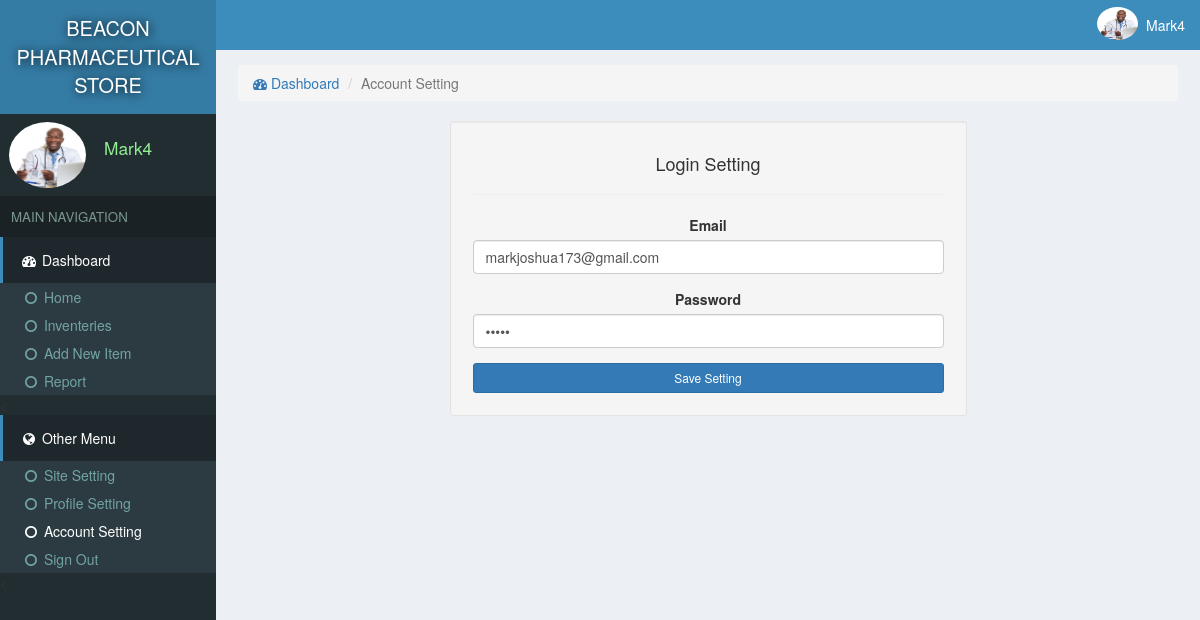
/medical/accountSetting.php (signed in), run on the app's committed database.
### tables this page shows
CREATE TABLE `site` (
  `id` int(11) NOT NULL,
  `title` varchar(222) NOT NULL,
  `name` varchar(222) NOT NULL
);

CREATE TABLE `users` (
  `id` int(11) NOT NULL,
  `email` varchar(222) NOT NULL,
  `password` varchar(222) NOT NULL,
  `name` varchar(222) NOT NULL,
  `pic` varchar(222) NOT NULL,
  `number` varchar(222) NOT NULL,
  `date` timestamp NOT NULL DEFAULT CURRENT_TIMESTAMP
);

### medical/assets/function.php (called while the page is built, shortened)
<?php
function siteName()
{
	global $con;
	$array = $con->query("select * from site where id='1'");
	$row = $array->fetch_assoc();
	return $row['name'];
}
 ?>

### medical/assets/db.php (called while the page is built, shortened)
<?php
    $serverName = "localhost";
    $userName = "root";
    $password = "amedari4";
    $dbName = "medical";
    $con = mysqli_connect($serverName, $userName, $password, $dbName);
    $array = $con->query("select * from users where id ='$_SESSION[userId]'");
    $user = $array->fetch_assoc();
?>

### medical/accountSetting.php (the view, shortened to what this page needs)
<?php require "assets/function.php" ?>
<?php require 'assets/db.php';?>
<!DOCTYPE html>
<html>
<head>
  <?php require "assets/autoloader.php" ?>
</head>
<body style="background: #ECF0F5;padding:0;margin:0">
<div class="dashboard" style="position: fixed;width: 18%;height: 100%;background:#222D32">
  <div style="background:#357CA5;padding: 14px 3px;color:white;font-size: 15pt;text-align: center;text-shadow: 1px 1px 11px black">
    <a href="index.php" style="color: white;text-decoration: none;"><?php echo strtoupper(siteName()); ?> </a>
  </div>
  <div class="flex" style="padding: 3px 7px;margin:5px 2px;">
    <div><img src="photo/<?php echo $user['pic'] ?>" class='img-circle' style='width: 77px;height: 66px'></div>
    <div style="color:lightgreen;font-size: 13pt;padding: 14px 7px;margin-left: 11px;"><?php echo ucfirst($user['name']); ?></div>
  </div>
  <div style="background: #1A2226;font-size: 10pt;padding: 11px;color: #79978F">MAIN NAVIGATION</div>
  <div>
    <div style="background:#1E282C;color: white;padding: 13px 17px;border-left: 3px solid #3C8DBC;"><span><i class="fa fa-dashboard fa-fw"></i> Dashboard</span></div>
    <div class="item">
      <ul class="nostyle zero">
        <a href="index.php"><li ><i class="fa fa-circle-o fa-fw"></i> Home</li></a>
        <a href="inventeries.php"><li><i class="fa fa-circle-o fa-fw"></i> Inventeries</li></a>
       <a href="addnew.php"><li ><i class="fa fa-circle-o fa-fw"></i> Add New Item</li></a>
        <a href="reports.php"><li><i class="fa fa-circle-o fa-fw"></i> Report</li></a>
      </ul><
    </div>
  </div>
  <div style="background:#1E282C;color: white;padding: 13px 17px;border-left: 3px solid #3C8DBC;"><span><i class="fa fa-globe fa-fw"></i> Other Menu</span></div>
  <div class="item">
      <ul class="nostyle zero">
        <a href="sitesetting.php"><li ><i class="fa fa-circle-o fa-fw"></i> Site Setting</li></a>
       <a href="profile.php"><li><i class="fa fa-circle-o fa-fw"></i> Profile Setting</li></a>
        <a href="accountSetting.php"><li style="color: white"><i class="fa fa-circle-o fa-fw"></i> Account Setting</li></a>
        <a href="logout.php"><li><i class="fa fa-circle-o fa-fw"></i> Sign Out</li></a>
      </ul><
    </div>
</div>
<div class="marginLeft" >
  <div style="color:white;background:#3C8DBC" >
    <div class="pull-right flex rightAccount" style="padding-right: 11px;padding: 7px;">
      <div><img src="photo/<?php echo $user['pic'] ?>" style='width: 41px;height: 33px;' class='img-circle'></div>
      <div style="padding: 8px"><?php echo ucfirst($user['name']) ?></div>
    </div>
  </div>
  <div class="content2">
<ol class="breadcrumb ">
        <li><a href="index.php"><i class="fa fa-dashboard"></i> Dashboard</a></li>
        <li class="active">Account Setting</li>
    </ol>
    <div style="width: 55%;margin: auto;padding: 22px;" class="well well-sm center">
      <h4>Login Setting</h4><hr>
      <form method="POST">
         <div class="form-group">
            <label for="some" class="col-form-label">Email</label>
            <input type="email" name="email" class="form-control" value="<?php echo $user['email'] ?>" id="some" required>
          </div>
          <div class="form-group">
            <label for="some" class="col-form-label">Password</label>
            <input type="password" name="password" value="<?php echo $user['password'] ?>" class="form-control" id="some"  required>
          </div>
          <div class="center">
            <button class="btn btn-primary btn-sm btn-block" name="saveSetting">Save Setting</button>
          </div>
        </form>
    </div>
</div>
</body>
</html>

### data on the page
site: name "BEACON PHARMACEUTICAL STORE"
users: pic (picture), name "Mark4", email "markjoshua173@gmail.com"
